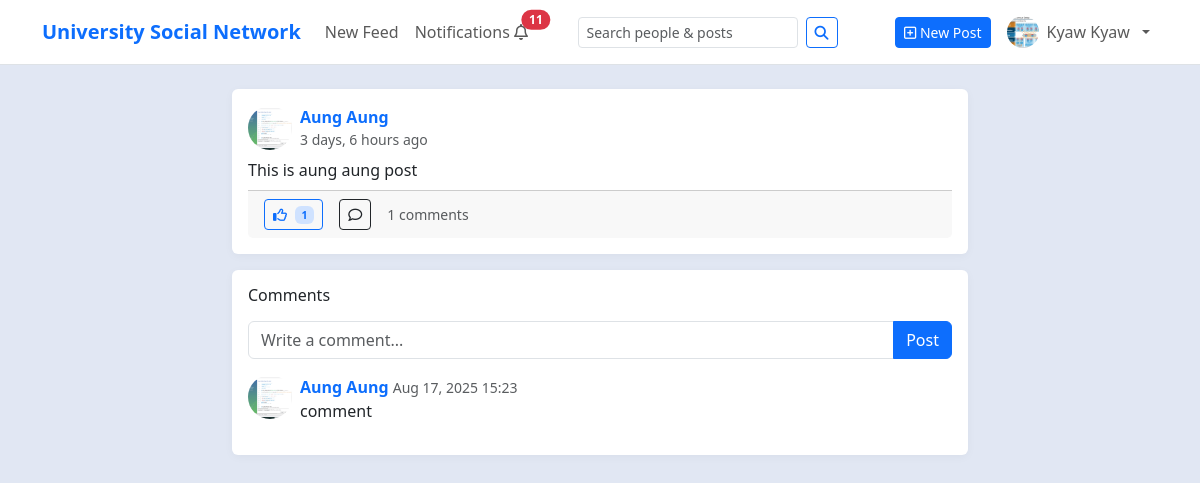
/posts/6/ (signed in), run on an earlier commit of the app's database.
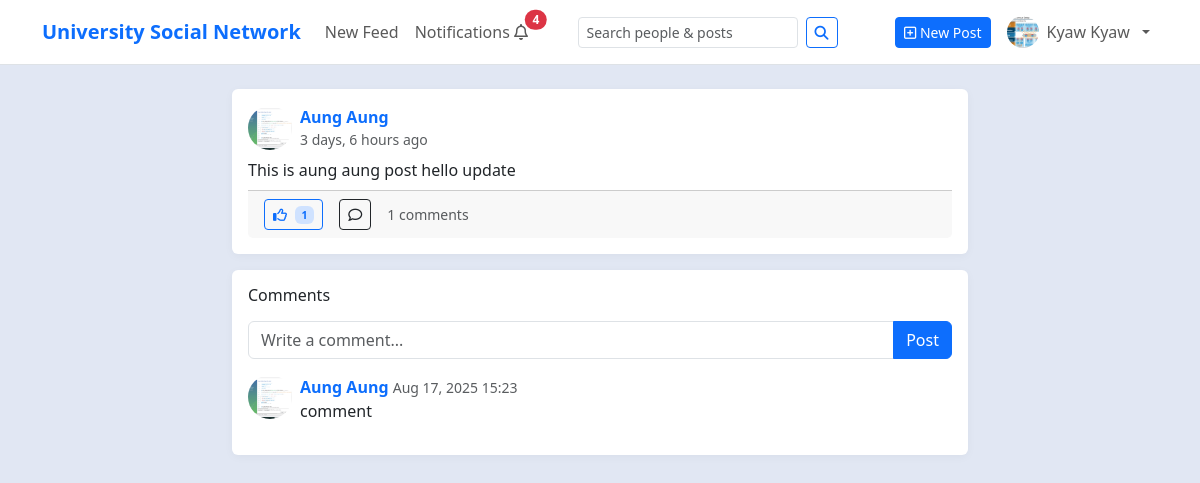
And on a later commit of the database.
### myapp/models.py (models this page shows, shortened)
class Post(models.Model):
    author = models.ForeignKey(settings.AUTH_USER_MODEL, on_delete=models.CASCADE, related_name="posts")
    text = models.TextField(blank=True)
    photo = models.ImageField(upload_to='post', blank=True, null=True)
    is_edited = models.BooleanField(default=False)
    created_at = models.DateTimeField(default=timezone.now, db_index=True)
    updated_at = models.DateTimeField(auto_now=True)
    comments_count = models.PositiveIntegerField(default=0)
    likes_count = models.PositiveIntegerField(default=0)
    saves_count = models.PositiveIntegerField(default=0)
    class Meta:
        indexes = [
            models.Index(fields=["-created_at"]),
            models.Index(fields=["author", "-created_at"]),
        ]

class Profile(models.Model):
    MAJOR = [
        ('CST', 'CST'),
        ('CS',  'Computer Science (CS)'),
        ('CT',  'Computer Technology (CT)'),
    ]
    ACADEMIC_YEAR = [
        ('FIRST_YEAR',  'first year'),
        ('SECOND_YEAR', 'Second year'),
        ('THIRD_YEAR',  'Third year'),
        ('FORUTH_YEAR', 'Fourth year'),
        ('FINAL_YEAR',  'Final year'),
    ]
    user = models.OneToOneField(
        settings.AUTH_USER_MODEL,
        on_delete=models.CASCADE,
        related_name="profile",
    )
    full_name = models.CharField(max_length=150, blank=True)
    bio = models.TextField(blank=True)
    major = models.CharField(max_length=15, choices=MAJOR, blank=True, null=True)
    year = models.CharField(max_length=15, choices=ACADEMIC_YEAR, blank=True, null=True)
    roll_no = models.CharField(max_length=15, blank=True, null=True)
    photo = models.ImageField(upload_to='profile', blank=True, null=True)
    phone_no = models.CharField(max_length=15, blank=True, null=True)
    posts_count = models.PositiveIntegerField(default=0)
    followers_count = models.PositiveIntegerField(default=0)
    following_count = models.PositiveIntegerField(default=0)

### myapp/views.py (the view)
# urls.py: path("posts/<int:pk>/", views.post_detail, name="post-detail"),      # single canonical post detail
@login_required
def post_detail(request, pk):
    post = get_object_or_404(
        Post.objects.select_related("author", "author__profile"),
        pk=pk
    )
    comments = (
        Comment.objects.select_related("author", "author__profile")
        .filter(post=post).order_by("-created_at")
    )
    return render(
        request,
        "social/post_detail.html",
        {"post": post, "comments": comments, "comment_form": CommentForm()},
    )

### myapp/forms.py
class CommentForm(forms.ModelForm):
    class Meta:
        model = Comment
        fields = ["body"]

### myapp/context_processors.py (called while the page is built)
def unread_notifications_count(request):
    if request.user.is_authenticated:
        c = Notification.objects.filter(recipient=request.user, is_read=False).count()
    else:
        c = 0
    return {'unread_count': c}

### templates/social/post_detail.html (shortened to what this page needs)
{% extends "social/base.html" %}
{% load static %}
{% block content %}
<div class="row">
  <div class="col-lg-8 mx-auto">
    {% include "social/post_card.html" with post=post %}
    <div class="card">
      <div class="card-body">
        <h6 class="mb-3">Comments</h6>
        <form method="post" action="{% url 'social:comment-add' post.id %}">
          <div class="input-group mb-3">
            <input name="body" class="form-control" placeholder="Write a comment..." required>
            <button class="btn btn-primary" type="submit">Post</button>
          </div>
        </form>
        {% for c in comments %}
          <div class="d-flex align-items-start mb-3">
            <img class="avatar me-2" src="{% if c.author.profile.photo %}{{ c.author.profile.photo.url }}{% else %}{% static 'default-avatar.png' %}{% endif %}">
            <div class="flex-grow-1">
              <div>
                <a class="fw-semibold text-decoration-none" href="{% url 'social:profile-detail' c.author.id %}">
                  {% if c.author.profile.full_name  %}
                    {{ c.author.profile.full_name }}
                  {% else %}
                    {{ c.author.email }}
                  {% endif %}
                </a>
                <span class="text-muted small">{{ c.created_at|date:"M d, Y H:i" }}</span>
              </div>
              <div>{{ c.body|linebreaksbr }}</div>
            </div>
          </div>
        {% empty %}
          <div class="text-muted">No comments yet.</div>
        {% endfor %}
      </div>
    </div>
  </div>
</div>
{% endblock %}

### templates/social/nav_bar.html (shortened to what this page needs)
{% load static %}
<nav class="navbar navbar-expand-lg navbar-light bg-white border-bottom sticky-top">
  <div class="container">
    <a class="navbar-brand fw-bold text-primary" href="{% url 'social:feed' %}">
      University Social Network
    </a>
    <div id="nav" class="collapse navbar-collapse">
      <ul class="navbar-nav me-auto">
        <li class="nav-item">
          <a class="nav-link" href="{% url 'social:feed' %}">New Feed</a>
        </li>
        <li class="nav-item">
          <a class="nav-link position-relative" href="{% url 'social:notifications' %}">
            Notifications <i class="fa-regular fa-bell"></i>
            <span id="notif-badge"
                  class="position-absolute start-100 translate-middle badge rounded-pill text-bg-danger {% if not unread_count %}d-none{% endif %}">
              {% if unread_count and unread_count > 0 %}{{ unread_count }}{% endif %}
            </span>
          </a>
        </li>
      </ul>
      <form class="d-flex me-3 my-2 my-lg-0" role="search" action="{% url 'social:search' %}" method="get">
        <input class="form-control form-control-sm me-2"
               type="search"
               name="q"
               placeholder="Search people & posts"
               value="{{ request.GET.q|default:'' }}"
               aria-label="Search">
        <button class="btn btn-sm btn-outline-primary" type="submit">
          <i class="fa-solid fa-magnifying-glass"></i>
        </button>
      </form>
      <ul class="navbar-nav ms-auto align-items-center">
        {% if request.user.is_authenticated %}
          <li class="nav-item me-2 d-none d-lg-block">
            <a class="btn btn-sm btn-primary" href="{% url 'social:post-create' %}">
              <i class="fa-regular fa-square-plus"></i> New Post
            </a>
          </li>
          <li class="nav-item dropdown">
            <a class="nav-link dropdown-toggle d-flex align-items-center gap-2" href="#" role="button"
               data-bs-toggle="dropdown" aria-expanded="false">
              {% if request.user.profile.photo %}
                <img src="{{ request.user.profile.photo.url }}"
                     alt="Avatar"
                     style="width:32px;height:32px;border-radius:50%;object-fit:cover;">
              {% else %}
                <span class="d-inline-flex align-items-center justify-content-center rounded-circle bg-secondary text-white"
                      style="width:32px;height:32px;font-size:14px;">
                  <i class="fa-solid fa-user"></i>
                </span>
              {% endif %}
              <span class="d-none d-sm-inline">
                {% firstof request.user.profile.full_name request.user.email %}
              </span>
            </a>
          </li>
        {% endif %}
      </ul>
    </div>
  </div>
</nav>

### templates/social/post_card.html (shortened to what this page needs)
{% load static %}
<div class="card mb-3" id="post-card-{{ post.id }}">
  <div class="card-body">
    <div class="d-flex align-items-center gap-2 mb-2">
      <img class="avatar"
           src="{% if post.author.profile.photo %}{{ post.author.profile.photo.url }}{% else %}{% static 'default-avatar.png' %}{% endif %}"
           alt="">
      <div>
        <a class="fw-semibold text-decoration-none" href="{% url 'social:profile-detail' post.author.id %}">
          {% with prof=post.author.profile %}
            {% if prof and prof.full_name %}
              {{ prof.full_name }}
            {% else %}
              {{ post.author.email }}
            {% endif %}
          {% endwith %}
        </a>
        <div class="text-muted small">{{ post.created_at|timesince }} ago</div>
      </div>
    </div>
    <a href="{% url 'social:post-detail' post.id %}" class="text-decoration-none text-body">
      {% if post.text %}
        <p class="mb-2">{{ post.text|linebreaksbr }}</p>
      {% endif %}
    </a>
    <div class="card-footer d-flex align-items-center gap-3">
      <button class="btn btn-sm {% if post.is_liked %}btn-primary{% else %}btn-outline-primary{% endif %} like-btn"
              data-id="{{ post.id }}">
        {% if post.is_liked %}
          <i class="fa-solid fa-thumbs-up me-1"></i>
        {% else %}
          <i class="fa-regular fa-thumbs-up me-1"></i>
        {% endif %}
        <span class="badge bg-primary-subtle text-primary" id="like-count-{{ post.id }}">
          {{ post.likes_count }}
        </span>
      </button>
      <a class="btn btn-sm btn-outline-dark" href="{% url 'social:post-detail' post.id %}">
        <i class="fa-regular fa-comment"></i>
      </a>
      <span class="text-muted small">{{ post.comments_count }} comments</span>
    </div>
  </div>
</div>

What changed in the data, as far as the page shows it:
changed Post: text "This is aung aung post" → "This is aung aung post hello update"
Also different on the page:
{{ unread_count }}: "11" → "4"
